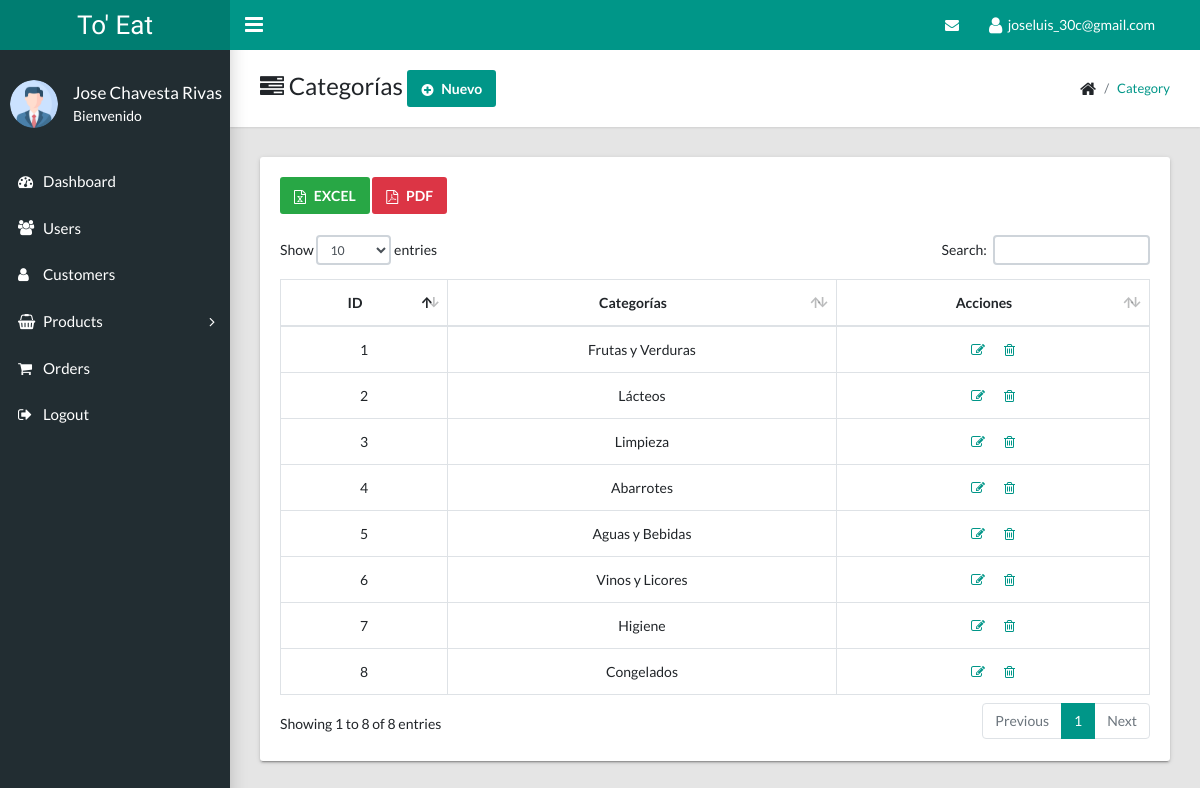
The app's page /Views/categorias.php (signed in) with its own data.
### tables this page shows
CREATE TABLE `categoria` (
  `id_categoria` int(11) NOT NULL,
  `nombre_cat` varchar(100) DEFAULT NULL
);

### Views/categorias.php (the view, shortened to what this page needs)
<?php
  require_once("../Template/header_admin.php");
?>
<main class="app-content">
  <div class="app-title">
        <div>
          <h1><i class="fa fa-tasks"></i> Categorías
            <button class="btn btn-primary" type="button" data-toggle="modal" data-target="#modalFormCate" ><i class="fa fa-plus-circle"></i> Nuevo</button>
          </h1>
        </div>
        <ul class="app-breadcrumb breadcrumb">
          <li class="breadcrumb-item"><i class="fa fa-home fa-lg"></i></li>
          <li class="breadcrumb-item"><a href="categorias.php">Category</a></li>
        </ul>
      </div>
      <?php
$sqlCliente   = ("SELECT * FROM categoria");
$queryCliente = mysqli_query($con, $sqlCliente);
?>
      <div class="row">
        <div class="col-md-12">
          <div class="tile"><a href="excel/categorias.php" target="blank" class="btn btn-success"><i class="fa fa-file-excel-o"></i> EXCEL</a>&nbsp;<a href="pdf/categoria.php" target="blank" class="btn btn-danger"><i class="fa fa-file-pdf-o"></i> PDF</a>
            <div class="tile-body"><br>
            <div class="tile-body">
              <div class="table-responsive">
                <table class="table table-hover table-bordered text-center" id="sampleTable">
                  <thead>
                    <tr>
                      <th>ID</th>
                      <th>Categorías</th>
                      <th>Acciones</th>
                    </tr>
                  </thead>
                  <tbody>
                    <?php
                        while ($dataCliente = mysqli_fetch_array($queryCliente)) {
                    ?>
                    <tr>
                      <td><?php echo $dataCliente['id_categoria']; ?></td>
                      <td><?php echo $dataCliente['nombre_cat']; ?></td>
                      <td class="text-center">
                        <a type="button" data-toggle="modal" data-target="#cat<?php echo $dataCliente['id_categoria']; ?>" href="#"><i class="fa fa-pencil-square-o"></i></a>
                        <a href="#" onclick="borrarcat(<?php echo $dataCliente['id_categoria']; ?>)" ><i class="fa fa-trash-o"></i></a>
                      </td>
                    </tr>
                    <?php } ?>
                  </tbody>
                </table>
              </div>
            </div>
          </div>
        </div>
      </div>
</main>
<?php require_once("../Template/footer_admin.php"); ?>

### Template/header_admin.php (shortened to what this page needs)
<!DOCTYPE html>
<html lang="en">
  <head>
    <link rel="stylesheet" type="text/css" href="../Assets/css/main.css">
    <link rel="stylesheet" type="text/css" href="https://maxcdn.bootstrapcdn.com/font-awesome/4.7.0/css/font-awesome.min.css">
    <link rel="stylesheet" href="https://cdnjs.cloudflare.com/ajax/libs/limonte-sweetalert2/6.11.0/sweetalert2.css"/>
  </head>
  <body class="app sidebar-mini">
    <header class="app-header"><a class="app-header__logo" href="dashboard.php">To' Eat</a>
      <a class="app-sidebar__toggle" href="#" data-toggle="sidebar" aria-label="Hide Sidebar"></a>
      <ul class="app-nav">
        <li class="dropdown">
            <a class="app-nav__item" id="messageDropdown" href="#" data-toggle="dropdown" aria-expanded="false">
              <i class="fa fa-envelope"></i>
            </a>
        </li>
        <li class="dropdown"><a class="app-nav__item" href="#" data-toggle="dropdown" aria-label="Open Profile Menu"><i class="fa fa-user fa-lg"></i>&nbsp;&nbsp;<?php echo $_SESSION['usu'];?></a>
        </li>
      </ul>
    </header>
    <aside class="app-sidebar">
      <div class="app-sidebar__user"><img class="app-sidebar__user-avatar" width="48" height="48" src="../Assets/img/per.png" alt="User Image">
        <div>
          <p class="app-sidebar__user-name"><?php echo $_SESSION['nomb'];?> <?php echo $_SESSION['ape']; ?></p>
          <p class="app-sidebar__user-designation">Bienvenido</p>
        </div>
      </div>
      <ul class="app-menu">
        <li><a class="app-menu__item" href="./dashboard.php"><i class="app-menu__icon fa fa-dashboard"></i><span class="app-menu__label">Dashboard</span></a></li>
        <li><a class="app-menu__item" href="./usuarios.php"><i class="app-menu__icon fa fa-users"></i><span class="app-menu__label">Users</span></a></li>
        <li><a class="app-menu__item" href="./clientes.php"><i class="app-menu__icon fa fa-user"></i><span class="app-menu__label">Customers</span></a></li>
        <li class="treeview"><a class="app-menu__item" href="#" data-toggle="treeview"><i class="app-menu__icon fa fa-shopping-basket"></i><span class="app-menu__label">Products</span><i class="treeview-indicator fa fa-angle-right"></i></a>
        </li>
        <li><a class="app-menu__item" href="orders.php"><i class="app-menu__icon fa fa-shopping-cart"></i><span class="app-menu__label">Orders</span></a></li>
        <li><a class="app-menu__item" href="./saliradmin.php"><i class="app-menu__icon fa fa-sign-out"></i><span class="app-menu__label">Logout</span></a></li>
      </ul>
    </aside>

### Template/footer_admin.php (shortened to what this page needs)
  </body>
</html>

### records on screen
categoria: id_categoria "1", nombre_cat "Frutas y Verduras"
categoria: id_categoria "2", nombre_cat "Lácteos"
categoria: id_categoria "3", nombre_cat "Limpieza"
categoria: id_categoria "4", nombre_cat "Abarrotes"
categoria: id_categoria "5", nombre_cat "Aguas y Bebidas"
categoria: id_categoria "6", nombre_cat "Vinos y Licores"
categoria: id_categoria "7", nombre_cat "Higiene"
categoria: id_categoria "8", nombre_cat "Congelados"

### other values on screen
$_SESSION['usu'] "joseluis_30c@gmail.com"
$_SESSION['nomb'] "Jose"
$_SESSION['ape'] "Chavesta Rivas"
